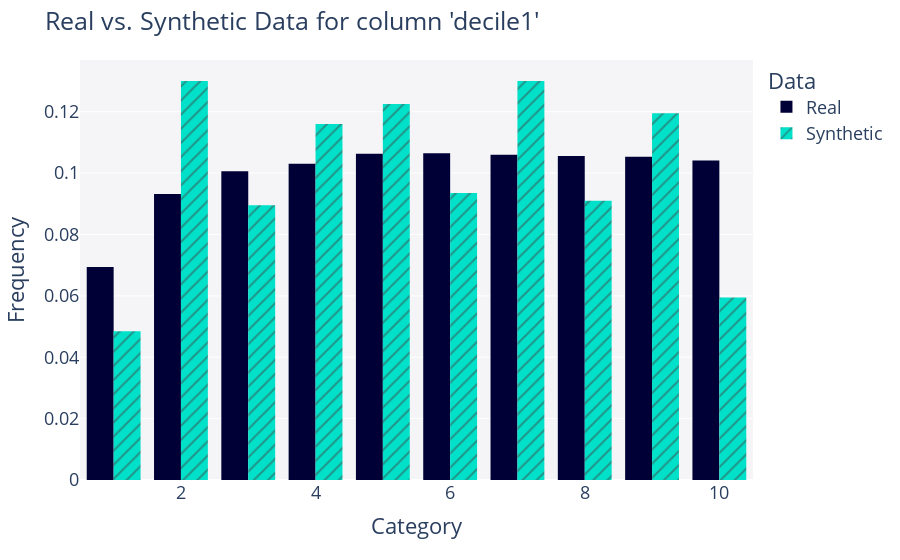

Notebook code cell kept with this figure:
### Code cell
fig = get_column_plot(
    real_data=df,
    synthetic_data=synthetic_data_GC,
    column_name='decile1'
)

fig.show()

### Figure 1 — Plotly figure (JSON) as saved in the notebook; plotly's stock layout.template omitted (floating-point values rounded to 4 significant figures; data arrays with more than 128 entries replaced by an {"elided": "..."} marker saying what was removed)
{"data": [{"alignmentgroup": "True", "bingroup": "x", "histnorm": "probability density", "hovertemplate": "<b>Real</b><br>Frequency: %{y}<extra></extra>", "legendgroup": "Real", "marker": {"color": "#000036", "pattern": {"shape": ""}}, "name": "Real", "offsetgroup": "Real", "orientation": "v", "showlegend": true, "type": "histogram", "x": {"elided": "20512 int values"}, "xaxis": "x", "yaxis": "y"}, {"alignmentgroup": "True", "bingroup": "x", "histnorm": "probability density", "hovertemplate": "<b>Synthetic</b><br>Frequency: %{y}<extra></extra>", "legendgroup": "Synthetic", "marker": {"color": "#01E0C9", "pattern": {"shape": "/"}}, "name": "Synthetic", "offsetgroup": "Synthetic", "orientation": "v", "showlegend": true, "type": "histogram", "x": {"elided": "2000 int values"}, "xaxis": "x", "yaxis": "y"}], "layout": {"barmode": "group", "font": {"size": 18}, "legend": {"title": {"text": "Data"}, "tracegroupgap": 0}, "margin": {"t": 60}, "plot_bgcolor": "#F5F5F8", "title": {"text": "Real vs. Synthetic Data for column 'decile1'"}, "xaxis": {"anchor": "y", "domain": [0, 1], "title": {"text": "Category"}}, "yaxis": {"anchor": "x", "domain": [0, 1], "title": {"text": "Frequency"}}}}
